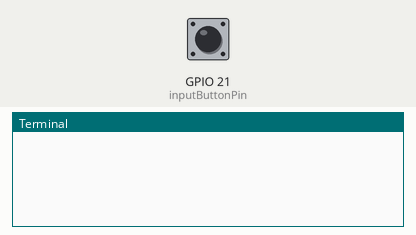
The program below on a simulated Raspberry Pi (BCM pin numbers). Parts: the last lines printed to the terminal. The inputs (shaded band) are chosen by the test bench; at power-on: GPIO 21 (inputButtonPin) HIGH. The clock reads 2024-03-15 10:24:30 at power-on unless the program sets it; the camera gives no picture and a still takes 0.5 s.

Above: at 1.2 s.
1.3 s: GPIO 21 (inputButtonPin) pulled LOW for 0.15 s
At 2.3 s:
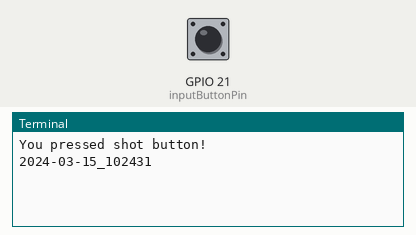
3.3 s: GPIO 21 (inputButtonPin) pulled LOW for 1 s
At 3.7 s:
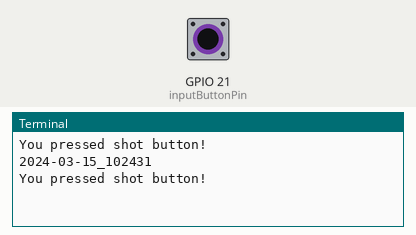
5.8 s: GPIO 21 (inputButtonPin) pulled LOW for 0.15 s
At 6.9 s:
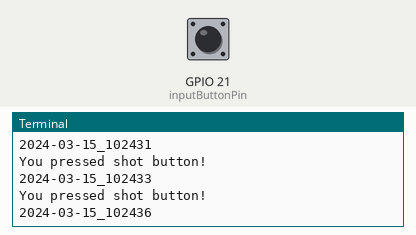

Measured:
- after the input at 1.3 s, the terminal: prints a new line at once (image 1)
- after the input at 5.8 s, the terminal: prints a new line after 0.50 s (image 3)

The program:

Wificamera_step2.py
```python
from picamera import PiCamera
from time import sleep
import time
import RPi.GPIO as io

camera = PiCamera()
camera.resolution = (640, 480) #resize resolution

inputButtonPin = 21
imgCounter = 0

io.setmode(io.BCM)
io.setup(inputButtonPin, io.IN)

while True:
    value = io.input(inputButtonPin)
    #print(value)
    if value == 0:
        print("You pressed shot button!")
        camera.start_preview()
        #camera effect
        camera.image_effect = 'watercolor'
        '''
        negative,
        solarize,
        sketch,
        denoise,
        emboss,
        oilpaint,
        hatch,
        gpen,
        pastel,
        watercolor,
        film,
        blur,
        saturation,
        colorswap,
        washedout,
        posterise,
        colorpoint,
        colorbalance,
        cartoon,
        deinterlace1,
        deinterlace2
        '''
        sleep(0.5)
        camera.stop_preview()

        print time.strftime("%Y-%m-%d_%H%M%S", time.localtime())
        timeStamp = time.strftime("%Y-%m-%d_%H%M%S", time.localtime())
        camera.capture('/home/pi/Pictures/DCM_image_%s.jpg' % timeStamp)

        while value == 0:
            value = io.input(inputButtonPin)
```
